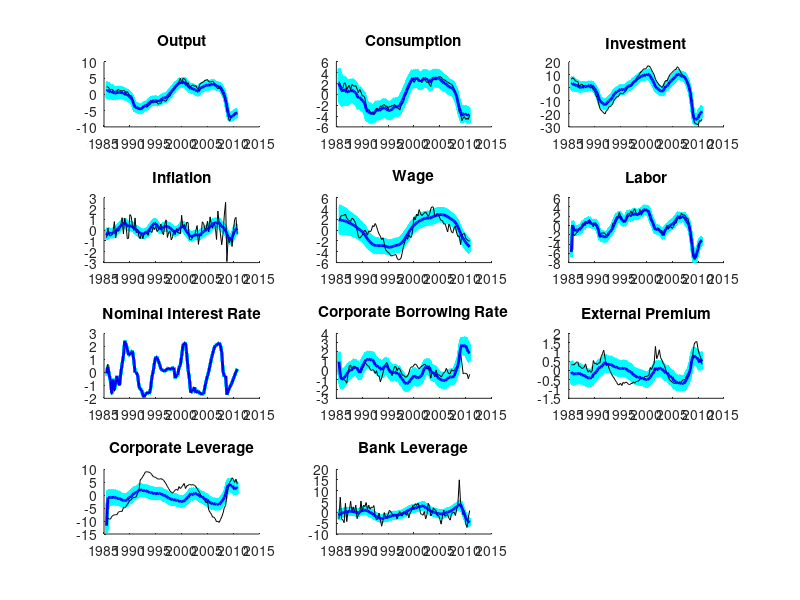

Reproduce this figure in MATLAB.
load state_A.txt
AAA=state_A;

AA=zeros(102,4*8);
for i=1:11
AA(:,1+(i-1)*4:4+(i-1)*4)=AAA((i-1)*102+1:(i-1)*102+102,1:4);
end

figure
subplot(4,3,1)
hold on
for i=0:0.01:1
plot(1985.50:0.25:2010.75,AA(:,24)-i*(AA(:,24)-AA(:,23)),'c','LineWidth',2)    
%plot(1985.50:0.25:2010.75,AA(:,3),'r--')
%plot(1985.50:0.25:2010.75,AA(:,4),'r--')
end
plot(1985.50:0.25:2010.75,AA(:,21),'black')
plot(1985.50:0.25:2010.75,AA(:,22),'b','LineWidth',2)
hold off
title('Output')

subplot(4,3,2)
hold on
for i=0:0.01:1
plot(1985.50:0.25:2010.75,AA(:,4)-i*(AA(:,4)-AA(:,3)),'c','LineWidth',2)        
%plot(1985.50:0.25:2010.75,AA(:,7),'r--')
%plot(1985.50:0.25:2010.75,AA(:,8),'r--')
end
plot(1985.50:0.25:2010.75,AA(:,1),'black')
plot(1985.50:0.25:2010.75,AA(:,2),'b','LineWidth',2)
hold off
title('Consumption')

subplot(4,3,3)
hold on
for i=0:0.01:1
plot(1985.50:0.25:2010.75,AA(:,36)-i*(AA(:,36)-AA(:,35)),'c','LineWidth',2)        
%plot(1985.50:0.25:2010.75,AA(:,11),'r--')
%plot(1985.50:0.25:2010.75,AA(:,12),'r--')
end
plot(1985.50:0.25:2010.75,AA(:,33),'black')
plot(1985.50:0.25:2010.75,AA(:,34),'b','LineWidth',2)
hold off
title('Investment')

subplot(4,3,4)
hold on
for i=0:0.01:1
plot(1985.50:0.25:2010.75,AA(:,20)-i*(AA(:,20)-AA(:,19)),'c','LineWidth',2)       
%plot(1985.50:0.25:2010.75,AA(:,15),'r--')
%plot(1985.50:0.25:2010.75,AA(:,16),'r--')
end
plot(1985.50:0.25:2010.75,AA(:,17),'black')
plot(1985.50:0.25:2010.75,AA(:,18),'b','LineWidth',2)
hold off
title('Inflation')

subplot(4,3,5)
hold on
for i=0:0.01:1
plot(1985.50:0.25:2010.75,AA(:,8)-i*(AA(:,8)-AA(:,7)),'c','LineWidth',2)        
%plot(1985.50:0.25:2010.75,AA(:,19),'r--')
%plot(1985.50:0.25:2010.75,AA(:,20),'r--')
end
plot(1985.50:0.25:2010.75,AA(:,5),'black')
plot(1985.50:0.25:2010.75,AA(:,6),'b','LineWidth',2)
hold off
title('Wage')

subplot(4,3,6)
hold on
for i=0:0.01:1
plot(1985.50:0.25:2010.75,AA(:,12)-i*(AA(:,12)-AA(:,11)),'c','LineWidth',2)        
%plot(1985.50:0.25:2010.75,AA(:,23),'r--')
%plot(1985.50:0.25:2010.75,AA(:,24),'r--')
end
plot(1985.50:0.25:2010.75,AA(:,9),'black')
plot(1985.50:0.25:2010.75,AA(:,10),'b','LineWidth',2)
hold off
title('Labor')

subplot(4,3,7)
hold on
for i=0:0.01:1
plot(1985.50:0.25:2010.75,AA(:,16)-i*(AA(:,16)-AA(:,15)),'c','LineWidth',2)        
%plot(1985.50:0.25:2010.75,AA(:,27),'r--')
%plot(1985.50:0.25:2010.75,AA(:,28),'r--')
end
plot(1985.50:0.25:2010.75,AA(:,13),'black')
plot(1985.50:0.25:2010.75,AA(:,14),'b','LineWidth',2)
hold off
title('Nominal Interest Rate')

subplot(4,3,8)
hold on
for i=0:0.01:1
plot(1985.50:0.25:2010.75,AA(:,44)-i*(AA(:,44)-AA(:,43)),'c','LineWidth',2)        
%plot(1985.50:0.25:2010.75,AA(:,31),'r--')
%plot(1985.50:0.25:2010.75,AA(:,32),'r--')
end
plot(1985.50:0.25:2010.75,AA(:,41),'black')
plot(1985.50:0.25:2010.75,AA(:,42),'b','LineWidth',2)
hold off
title('Corporate Borrowing Rate')

subplot(4,3,9)
hold on
for i=0:0.01:1
plot(1985.50:0.25:2010.75,AA(:,28)-i*(AA(:,28)-AA(:,27)),'c','LineWidth',2)        
%plot(1985.50:0.25:2010.75,AA(:,35),'r--')
%plot(1985.50:0.25:2010.75,AA(:,36),'r--')
end
plot(1985.50:0.25:2010.75,AA(:,25),'black')
plot(1985.50:0.25:2010.75,AA(:,26),'b','LineWidth',2)
hold off
title('External Premium')

subplot(4,3,10)
hold on
for i=0:0.01:1
plot(1985.50:0.25:2010.75,AA(:,40)-i*(AA(:,40)-AA(:,39)),'c','LineWidth',2)        
%plot(1985.50:0.25:2010.75,AA(:,39),'r--')
%plot(1985.50:0.25:2010.75,AA(:,40),'r--')
end
plot(1985.50:0.25:2010.75,AA(:,37),'black')
plot(1985.50:0.25:2010.75,AA(:,38),'b','LineWidth',2)
hold off
title('Corporate Leverage')

subplot(4,3,11)
hold on
for i=0:0.01:1
plot(1985.50:0.25:2010.75,AA(:,32)-i*(AA(:,32)-AA(:,31)),'c','LineWidth',2)        
%plot(1985.50:0.25:2010.75,AA(:,43),'r--')
%plot(1985.50:0.25:2010.75,AA(:,44),'r--')
end
plot(1985.50:0.25:2010.75,AA(:,29),'black')
plot(1985.50:0.25:2010.75,AA(:,30),'b','LineWidth',2)
hold off
title('Bank Leverage')

